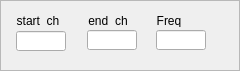
    <widget class="QFrame" name="init_frame">
     <property name="geometry">
      <rect>
       <x>570</x>
       <y>10</y>
       <width>240</width>
       <height>71</height>
      </rect>
     </property>
     <property name="frameShape">
      <enum>QFrame::StyledPanel</enum>
     </property>
     <property name="frameShadow">
      <enum>QFrame::Raised</enum>
     </property>
     <widget class="QLabel" name="label">
      <property name="geometry">
       <rect>
        <x>10</x>
        <y>15</y>
        <width>56</width>
        <height>12</height>
       </rect>
      </property>
      <property name="text">
       <string>start_ch</string>
      </property>
      <property name="alignment">
       <set>Qt::AlignCenter</set>
      </property>
     </widget>
     <widget class="QLabel" name="label_2">
      <property name="geometry">
       <rect>
        <x>80</x>
        <y>15</y>
        <width>56</width>
        <height>12</height>
       </rect>
      </property>
      <property name="text">
       <string>end_ch</string>
      </property>
      <property name="alignment">
       <set>Qt::AlignCenter</set>
      </property>
     </widget>
     <widget class="QLabel" name="label_3">
      <property name="geometry">
       <rect>
        <x>141</x>
        <y>15</y>
        <width>56</width>
        <height>12</height>
       </rect>
      </property>
      <property name="text">
       <string>Freq</string>
      </property>
      <property name="alignment">
       <set>Qt::AlignCenter</set>
      </property>
     </widget>
     <widget class="QLineEdit" name="init_start_txt">
      <property name="geometry">
       <rect>
        <x>16</x>
        <y>31</y>
        <width>50</width>
        <height>20</height>
       </rect>
      </property>
     </widget>
     <widget class="QLineEdit" name="init_end_txt">
      <property name="geometry">
       <rect>
        <x>87</x>
        <y>30</y>
        <width>50</width>
        <height>20</height>
       </rect>
      </property>
     </widget>
     <widget class="QLineEdit" name="init_freq_txt">
      <property name="geometry">
       <rect>
        <x>156</x>
        <y>30</y>
        <width>50</width>
        <height>20</height>
       </rect>
      </property>
     </widget>
    </widget>
